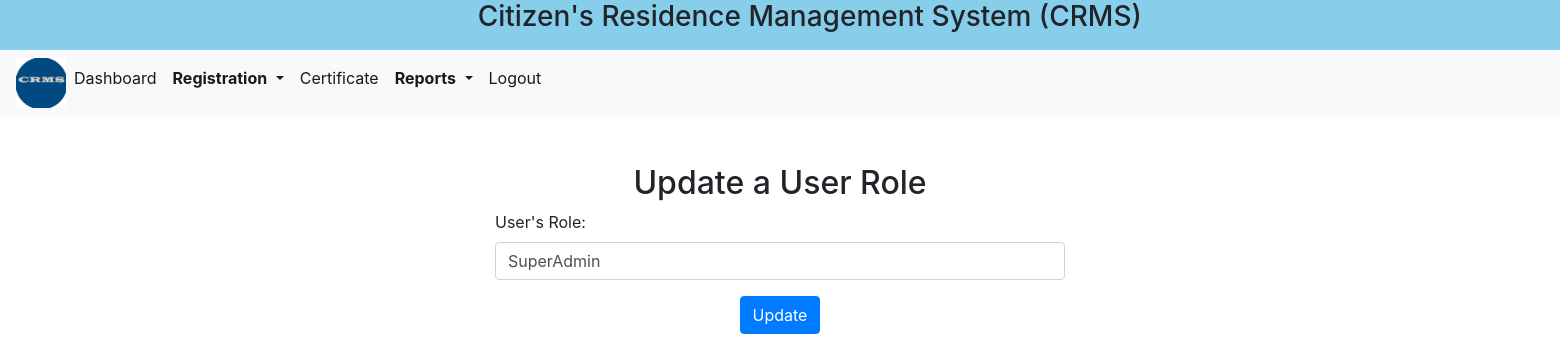
The page /updateUserRole.php?roleid=2 (signed in) on the database as committed earlier.
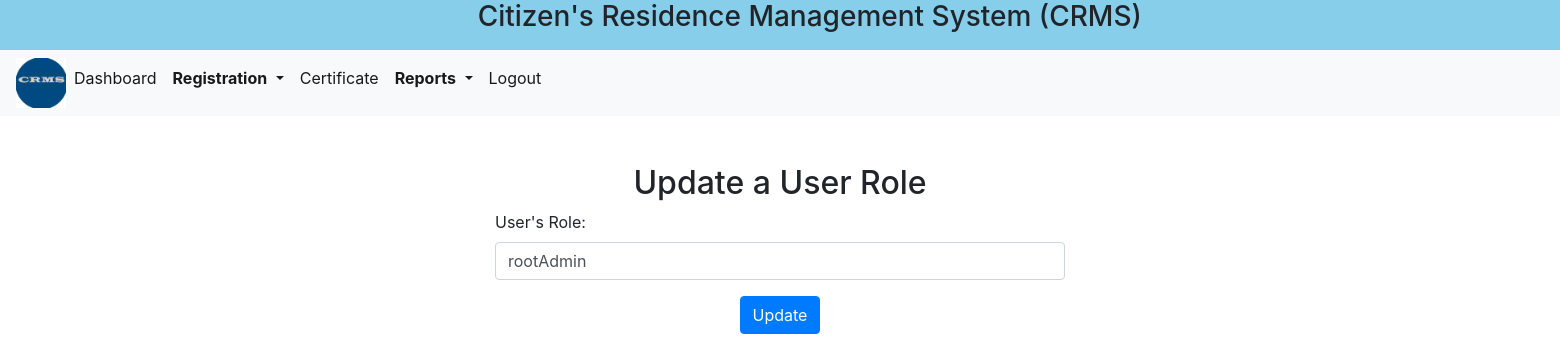
The same page on the database as committed later.
### tables this page shows
CREATE TABLE `roles` (
  `RoleID` int NOT NULL AUTO_INCREMENT,
  `RoleName` varchar(20) NOT NULL,
  PRIMARY KEY (`RoleID`)
);

### updateUserRole.php (the view, shortened to what this page needs)
<?php include 'header.php'; ?>
<?php
$conn = new mysqli('localhost', 'super', '', 'crms');
$id = $_GET['roleid'];
$stmt = $conn->prepare("SELECT * FROM Roles WHERE RoleID = ?");
$stmt->bind_param("s", $id);
$stmt->execute();
$result = $stmt->get_result();
$record = $result->fetch_assoc();
?>
<!DOCTYPE html>
<html lang="en">
<head>
    <link rel="stylesheet" href="bootstrap/bootstrap.css">
</head>
<body>
<div class="container mt-5 form-container">
    <h2 class="text-center">Update a User Role</h2>
    <form action="updateUserRole.php?roleid=<?php echo htmlspecialchars($record['RoleID']); ?>" method="POST">
        <div class="form-group">
            <label for="rolename">User's Role:</label>
            <input type="text" class="form-control" id="rolename" name="rolename"  pattern="[A-Za-z ()]*" inputmode="alphabetic" title="Only alphabetic characters are allowed" value="<?php echo htmlspecialchars($record['RoleName']); ?>" required>
        </div>
        <div class="form-group text-center">
            <button type="submit" class="btn btn-custom">Update</button>
        </div>
    </form>
</div>
</body>
</html>

Rows that differ between the two databases and show on the page:
changed roles: rolename "SuperAdmin" → "rootAdmin"
